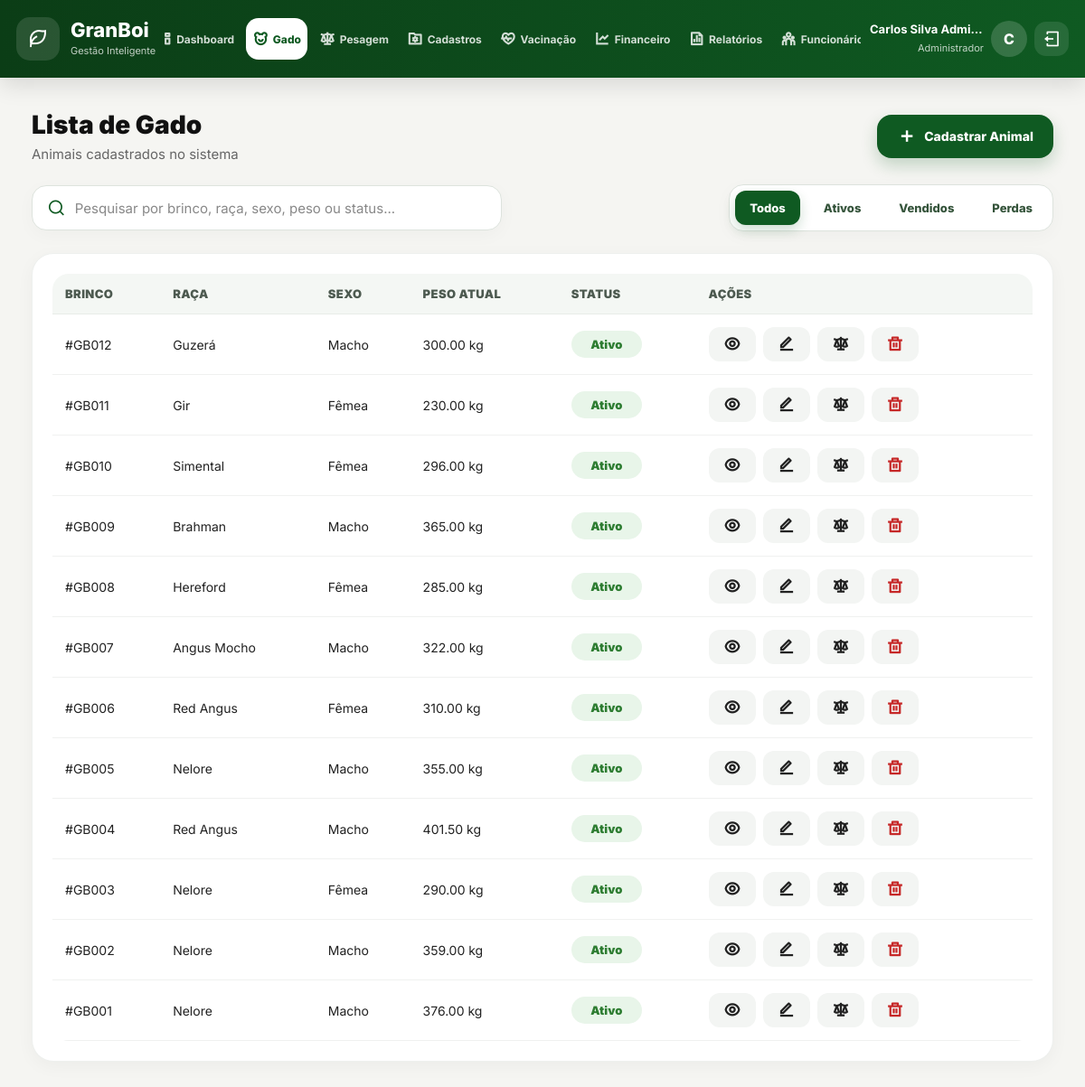
Page /GranBoi/animal (signed in) on the committed database.
### tables this page shows
CREATE TABLE `animal` (
  `id` BIGINT(20) NOT NULL AUTO_INCREMENT,
  `brinco_identificador` VARCHAR(20) NOT NULL,
  `raca_id` INT(11) DEFAULT NULL,
  `lote_id` INT(11) DEFAULT NULL,
  `data_nascimento` DATE DEFAULT NULL,
  `sexo` ENUM('M','F') DEFAULT NULL,
  `peso_entrada` DECIMAL(10,2) DEFAULT NULL,
  `chip` VARCHAR(100) DEFAULT NULL COMMENT 'CODIGO DO CHIP IMPLANTADO NO ANIMAL (=0 para ausente)',
  `peso_saida` DOUBLE(13,3) DEFAULT 0.000 COMMENT 'Peso na saida (ou venda) do animal.',
  `valor_venda` DECIMAL(13,2) DEFAULT 0.00 COMMENT 'Valor da venda do animal.',
  `status` VARCHAR(20) DEFAULT 'Ativo',
  PRIMARY KEY (`id`),
  UNIQUE KEY `brinco_UNIQUE` (`brinco_identificador`),
  KEY `fk_animal_raca` (`raca_id`),
  KEY `fk_animal_lote` (`lote_id`),
  CONSTRAINT `fk_animal_raca` FOREIGN KEY (`raca_id`) REFERENCES `raca` (`id`),
  CONSTRAINT `fk_animal_lote` FOREIGN KEY (`lote_id`) REFERENCES `lote` (`id`)
);

CREATE TABLE `raca` (
  `id` INT(11) NOT NULL AUTO_INCREMENT,
  `nome_raca` VARCHAR(50) NOT NULL,
  PRIMARY KEY (`id`)
);

### app/controllers/Controller.php (called while the page is built, shortened)
<?php
class Controller
{
    protected function render($view, $dados = [])
    {
        $viewPath = ROOT_PATH . "/app/views/{$view}.php";
        extract($dados);
        require_once ROOT_PATH . "/app/layout/cabecalho.php";
        require_once $viewPath;
        require_once ROOT_PATH . "/app/layout/rodape.php";
    }
}

### app/controllers/AnimalController.php (called while the page is built, shortened)
<?php
class AnimalController extends Controller
{
    public function listar()
    {
        $model = $this->model('Animal');
        $racaModel = $this->model('Raca');
        $loteModel = $this->model('Lote');
        $dados = [
            'titulo' => 'GranBoi - Gado',
            'pageCss' => [
                '/public/assets/css/components/modal.css',
                '/public/assets/css/components/animal/animalModal.css',
                '/public/assets/css/pages/animal/animal.css',
                '/public/assets/css/pages/animal/listar.css'
            ],
            'pageJs' => [
                '/public/assets/js/validations/animal/animalValidation.js',
                '/public/assets/js/modals/animal/cadastrarAnimalModal.js',
                '/public/assets/js/modals/animal/editarAnimalModal.js',
                '/public/assets/js/modals/animal/excluirAnimalModal.js',
                '/public/assets/js/modals/animal/detalhesAnimalModal.js',
                '/public/assets/js/pages/animal/animalPage.js'
            ],
            'animais' => $model->listarTodos(),
            'racas' => $racaModel->listarTodos(),
            'lotes' => $loteModel->listarTodos()
        ];
        $this->render('animal/listar', $dados);
    }
}

### app/routes/web.php (called while the page is built, shortened)
<?php
$url = parse_url($_SERVER['REQUEST_URI'], PHP_URL_PATH);
$basePath = parse_url(BASE_URL, PHP_URL_PATH);
$url = str_replace($basePath, '', $url);
$route = $routes[$url];
$method = $route['method'];
require_once ROOT_PATH . '/app/controllers/Controller.php';
$controllerInstance = new $controller();
$controllerInstance->$method();

### index.php (called while the page is built, shortened)
<?php
require_once ROOT_PATH . '/app/routes/web.php';

### app/models/Animal.php (called while the page is built, shortened)
<?php
require_once ROOT_PATH . '/app/models/conexao.php';
class Animal
{
    private $db;
    public function __construct()
    {
        $this->db = Conexao::conectar();
    }
    public function listarTodos()
    {
        $sql = "
            SELECT
                animal.*,
                raca.nome_raca AS raca,
                lote.nome_lote AS lote,
                COALESCE(ultima_pesagem.peso, animal.peso_entrada) AS peso_atual,
                ultima_pesagem.data_pesagem AS data_ultima_pesagem
            FROM animal
            LEFT JOIN raca
                ON raca.id = animal.raca_id
            LEFT JOIN lote
                ON lote.id = animal.lote_id
            LEFT JOIN (
                SELECT
                    pesagem.animal_id,
                    pesagem.peso,
                    pesagem.data_pesagem
                FROM pesagem
                INNER JOIN (
                    SELECT
                        animal_id,
                        MAX(id) AS ultima_pesagem_id
                    FROM pesagem
                    GROUP BY animal_id
                ) ultima
                    ON ultima.ultima_pesagem_id = pesagem.id
            ) ultima_pesagem
                ON ultima_pesagem.animal_id = animal.id
            WHERE LOWER(COALESCE(animal.status, '')) != 'excluido'
            ORDER BY animal.id DESC
        ";
        return $this->db->query($sql)->fetchAll(PDO::FETCH_ASSOC);
    }
}

### app/models/conexao.php (called while the page is built)
<?php
class Conexao
{
    public static function conectar()
    {
        $host = 'localhost';
        $dbname = 'granboi_db';
        $usuario = 'root';
        $senha = '';
        try {
            return new PDO("mysql:host=$host;dbname=$dbname", $usuario, $senha);
        } catch (PDOException $e) {
            die("Erro ao conectar: " . $e->getMessage());
        }
    }
}
?>

### app/views/animal/listar.php (the view, shortened to what this page needs)
<main class="main-content animal-page">
  <section class="page-actions animal-page-actions">
    <div>
      <h2>Lista de Gado</h2>
      <p>
        Animais cadastrados no sistema
      </p>
    </div>
    <button type="button" class="animal-create-btn" id="abrirModalCadastrarAnimal">
      <i class="ri-add-line"></i>
      <span>Cadastrar Animal</span>
    </button>
  </section>
  <section class="animal-filtros-container">
    <div class="animal-search-box">
      <i class="ri-search-line"></i>
      <input
        type="text"
        id="pesquisaAnimal"
        placeholder="Pesquisar por brinco, raça, sexo, peso ou status..."
        autocomplete="off"
      >
    </div>
    <div class="animal-status-filters">
      <button type="button" class="animal-filter-btn active" data-status-filter="todos">
        Todos
      </button>
      <button type="button" class="animal-filter-btn" data-status-filter="ativo">
        Ativos
      </button>
      <button type="button" class="animal-filter-btn" data-status-filter="vendido">
        Vendidos
      </button>
      <button type="button" class="animal-filter-btn" data-status-filter="morto">
        Perdas
      </button>
    </div>
  </section>
  <section class="table-container animal-table-container">
    <table class="animal-table">
      <thead>
        <tr>
          <th>Brinco</th>
          <th>Raça</th>
          <th>Sexo</th>
          <th>Peso Atual</th>
          <th>Status</th>
          <th>Ações</th>
        </tr>
      </thead>
      <tbody id="tabelaAnimalBody">
        <?php if (!empty($animais)): ?>
          <?php foreach ($animais as $animal): ?>
            <?php
              $statusAnimal = strtolower(trim($animal['status'] ?? ''));
              if ($statusAnimal === 'ativo') {
                  $statusAnimalTexto = 'Ativo';
              } elseif ($statusAnimal === 'vendido') {
                  $statusAnimalTexto = 'Vendido';
              } elseif ($statusAnimal === 'morto') {
                  $statusAnimalTexto = 'Perda';
              } else {
                  $statusAnimalTexto = '-';
              }
            ?>
            <tr class="animal-row" data-status="<?= htmlspecialchars($statusAnimal) ?>">
              <td>
                #<?= htmlspecialchars($animal['brinco_identificador']) ?>
              </td>
              <td>
                <?= htmlspecialchars($animal['raca'] ?? '-') ?>
              </td>
              <td>
                <?php if ($animal['sexo'] === 'M'): ?>
                  Macho
                <?php elseif ($animal['sexo'] === 'F'): ?>
                  Fêmea
                <?php else: ?>
                  -
                <?php endif; ?>
              </td>
              <td>
                <?= htmlspecialchars($animal['peso_atual'] ?? $animal['peso_entrada']) ?> kg
              </td>
              <td>
                <span class="status-badge status-<?= htmlspecialchars($statusAnimal) ?>">
                  <?= htmlspecialchars($statusAnimalTexto) ?>
                </span>
              </td>
              <td>
                <div class="actions animal-actions">
                  <button
                    type="button"
                    class="action-btn detalhes-animal-btn"
                    title="Ver detalhes"
                    data-id="<?= htmlspecialchars($animal['id']) ?>"
                    data-brinco="<?= htmlspecialchars($animal['brinco_identificador']) ?>"
                    data-raca="<?= htmlspecialchars($animal['raca'] ?? '') ?>"
                    data-lote="<?= htmlspecialchars($animal['lote'] ?? '') ?>"
                    data-sexo="<?= htmlspecialchars($animal['sexo']) ?>"
                    data-peso="<?= htmlspecialchars($animal['peso_atual'] ?? $animal['peso_entrada']) ?>"
                    data-data-nascimento="<?= htmlspecialchars($animal['data_nascimento'] ?? '') ?>"
                    data-status="<?= htmlspecialchars($statusAnimal) ?>"
                    data-chip="<?= htmlspecialchars($animal['chip'] ?? '') ?>"
                    data-observacoes="<?= htmlspecialchars($animal['observacoes'] ?? '') ?>"
                  >
                    <i class="ri-eye-line"></i>
                  </button>
                  <button
                    type="button"
                    class="action-btn editar-animal-btn"
                    title="Editar animal"
                    data-id="<?= htmlspecialchars($animal['id']) ?>"
                    data-brinco="<?= htmlspecialchars($animal['brinco_identificador']) ?>"
                    data-raca-id="<?= htmlspecialchars($animal['raca_id'] ?? '') ?>"
                    data-lote-id="<?= htmlspecialchars($animal['lote_id'] ?? '') ?>"
                    data-raca="<?= htmlspecialchars($animal['raca'] ?? '') ?>"
                    data-lote="<?= htmlspecialchars($animal['lote'] ?? '') ?>"
                    data-sexo="<?= htmlspecialchars($animal['sexo']) ?>"
                    data-peso="<?= htmlspecialchars($animal['peso_atual'] ?? $animal['peso_entrada']) ?>"
                    data-data-nascimento="<?= htmlspecialchars($animal['data_nascimento'] ?? '') ?>"
                    data-status="<?= htmlspecialchars($statusAnimal) ?>"
                    data-chip="<?= htmlspecialchars($animal['chip'] ?? '') ?>"
                    data-observacoes="<?= htmlspecialchars($animal['observacoes'] ?? '') ?>"
                  >
                    <i class="ri-edit-line"></i>
                  </button>
                  <?php if ($statusAnimal === 'ativo'): ?>
                    <a
                      href="<?= BASE_URL ?>/peso?animal_id=<?= htmlspecialchars($animal['id']) ?>"
                      class="action-btn pesagem-animal-btn"
                      title="Controle de pesagem"
                    >
                      <i class="ri-scales-3-line"></i>
                    </a>
                  <?php endif; ?>
                  <button
                    type="button"
                    class="action-btn danger excluir-animal-btn"
                    title="Excluir animal"
                    data-id="<?= htmlspecialchars($animal['id']) ?>"
                    data-brinco="<?= htmlspecialchars($animal['brinco_identificador']) ?>"
                  >
                    <i class="ri-delete-bin-line"></i>
                  </button>
                </div>
              </td>
            </tr>
          <?php endforeach; ?>
        <?php endif; ?>
      </tbody>
    </table>
  </section>
</main>

### rows in the picture
animal: brinco_identificador "GB012", raca.nome_raca "Guzerá", sexo "Macho", peso_atual "300.00", status "Ativo"
animal: brinco_identificador "GB011", raca.nome_raca "Gir", sexo "Fêmea", peso_atual "230.00", status "Ativo"
animal: brinco_identificador "GB010", raca.nome_raca "Simental", sexo "Fêmea", peso_atual "296.00", status "Ativo"
animal: brinco_identificador "GB009", raca.nome_raca "Brahman", sexo "Macho", peso_atual "365.00", status "Ativo"
animal: brinco_identificador "GB008", raca.nome_raca "Hereford", sexo "Fêmea", peso_atual "285.00", status "Ativo"
animal: brinco_identificador "GB007", raca.nome_raca "Angus Mocho", sexo "Macho", peso_atual "322.00", status "Ativo"
animal: brinco_identificador "GB006", raca.nome_raca "Red Angus", sexo "Fêmea", peso_atual "310.00", status "Ativo"
animal: brinco_identificador "GB005", raca.nome_raca "Nelore", sexo "Macho", peso_atual "355.00", status "Ativo"
animal: brinco_identificador "GB004", raca.nome_raca "Red Angus", sexo "Macho", peso_atual "401.50", status "Ativo"
animal: brinco_identificador "GB003", raca.nome_raca "Nelore", sexo "Fêmea", peso_atual "290.00", status "Ativo"
animal: brinco_identificador "GB002", raca.nome_raca "Nelore", sexo "Macho", peso_atual "359.00", status "Ativo"
animal: brinco_identificador "GB001", raca.nome_raca "Nelore", sexo "Macho", peso_atual "376.00", status "Ativo"

### other values in the picture
$_SESSION['usuario']['nome'] "Carlos Silva Admi…"
$_SESSION['usuario']['papel_nome'] "Administrador"
substr($_SESSION['usuario']['nome'] ?? 'U', 0, 1) "C"
